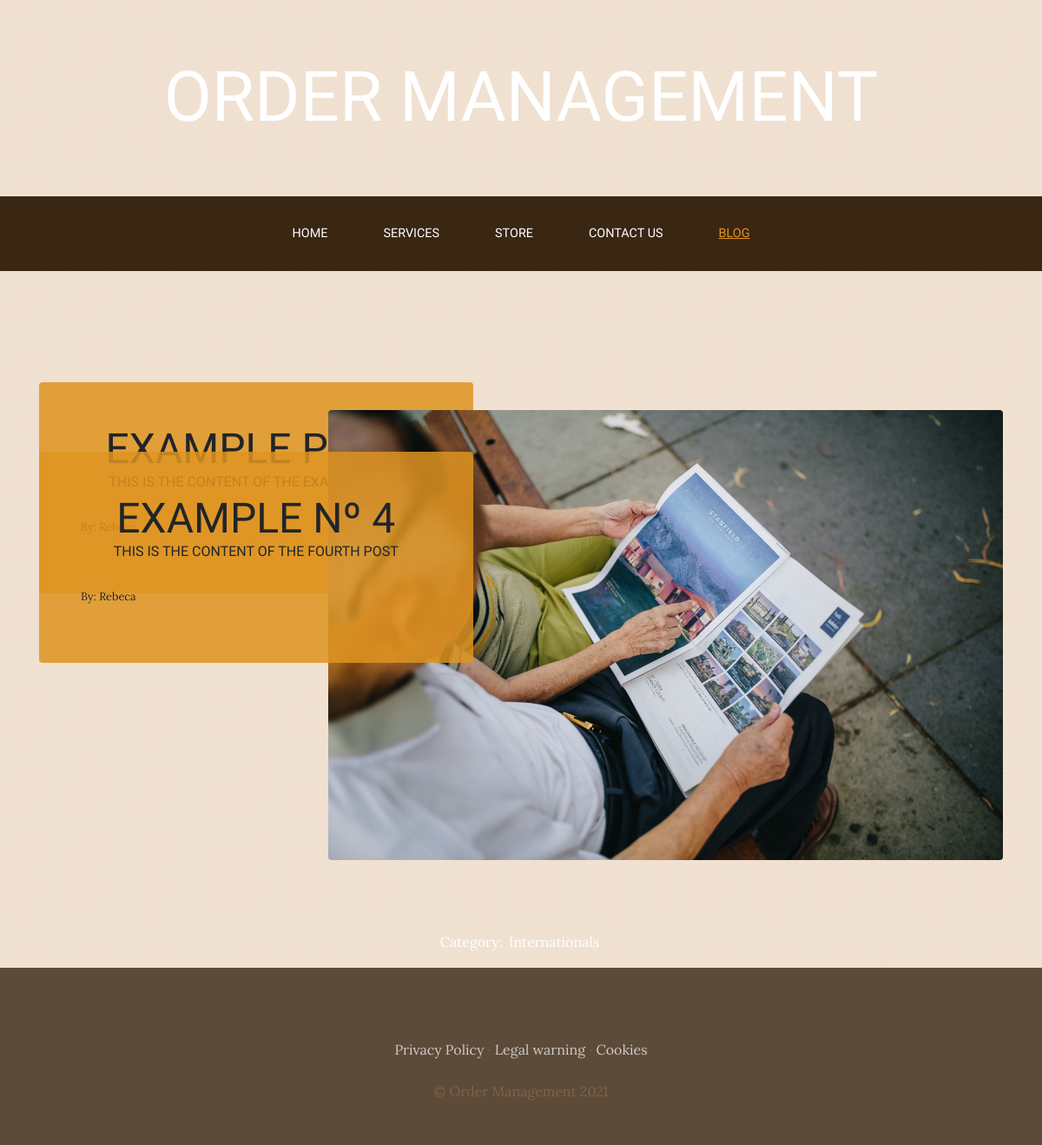
Screenshot of /blog/category/1/ with the database file from the repository.
### blogApp/models.py (models this page shows, shortened)
class Post(models.Model):
    title = models.CharField(max_length=50)
    content = models.CharField(max_length=1000)
    picture = models.ImageField(upload_to='blog', null=True, blank=True)
    author = models.ForeignKey(User, on_delete=models.CASCADE)
    categories = models.ManyToManyField(Categories)
    created = models.DateTimeField(auto_now_add=True)
    updated = models.DateTimeField(auto_now_add=True)
    class Meta:
        verbose_name = 'post'
        verbose_name_plural = 'posts'

class Categories(models.Model):
    name = models.CharField(max_length=50)
    created = models.DateTimeField(auto_now_add=True)
    updated = models.DateTimeField(auto_now_add=True)
    class Meta:
        verbose_name = 'category'
        verbose_name_plural = 'categories'
    def __str__(self):
        return self.name

### blogApp/views.py (the view)
# urls.py: path('category/<category_id>/', category, name='category')
def category(request, category_id):
    cat = Categories.objects.get(id=category_id)
    posts = Post.objects.filter(categories=cat)
    print(cat)
    return render(request,
                  'blog/categories.html',
                  {'categories': cat, 'posts': posts})

### blogApp/templates/blog/categories.html (shortened to what this page needs)
<!DOCTYPE html>
<html lang="en">
<head>
</head>
{% extends 'webProject/base.html' %}
{% load static %}
{% block content %}
    {% for post in posts %}
         <section class="page-section clearfix">
            <div class="container">
              <div class="intro">
                <img class="intro-img img-fluid mb-3 mb-lg-0 rounded" src="{{ post.picture.url }}" alt="" style="float: right">
                <div class="intro-text left-0 text-center bg-faded p-5 rounded">
                  <h2 class="section-heading mb-4">
                    <span class="section-heading-lower">{{ post.title }}</span>
                    <span class="section-heading-upper">{{ post.content }}</span>
                  </h2>
                  <div style="text-align: left; font-size: 0.8em">
                      <p>By: {{ post.author| title }} </p>
                  </div>
                </div>
              </div>
            </div>
          </section>
    {% endfor %}
    <section>
        <div style="width: 75%; margin: auto">
            <p style="text-align: center; color: white">
                Category:
                        <a style="padding: 3px; color: white ">{{ categories.name }}</a>
            </p>
        </div>
    </section>
{% endblock %}

### webProject/static/webProject/css/gestion.css (style rules this page uses)
body { font-family: 'Lora', serif; background: linear-gradient(rgba(217, 179, 140, 0.4), rgba(217, 179, 140, 0.4)), url("../img/bg_main.jpg"); background-attachment: fixed; background-position: center; background-size: cover; }
h1, h2, h3, h4, h5, h6 { font-family: 'Zen Antique Soft', serif; }
p { line-height: 1.75; }
.page-section { margin-top: 5rem; margin-bottom: 5rem; }
.section-heading { text-transform: uppercase; }
.section-heading .section-heading-upper { display: block; font-size: 1rem; padding-bottom: .5rem; }
.section-heading .section-heading-lower { display: block; font-size: 3rem; }
.bg-faded { background-color: rgba(223, 147, 32, 0.85); }
.intro { position: relative; }
@media (min-width: 992px) { .intro .intro-img { width: 70%; float: left; } }
@media (min-width: 992px) { .intro .intro-text { left: 600; width: 60%; margin-top: 3rem; ; position: absolute; } }
@media (min-width: 1200px) { .intro .intro-text { width: 45%; } }

### rows the page displays
Post: title "EXAMPLE POST", content "THIS IS THE CONTENT OF THE EXAMPLE POST", author "Rebeca"
Post: picture (picture), title "EXAMPLE Nº 4", content "THIS IS THE CONTENT OF THE FOURTH POST", author "Rebeca"
Categories: name "Internationals"
